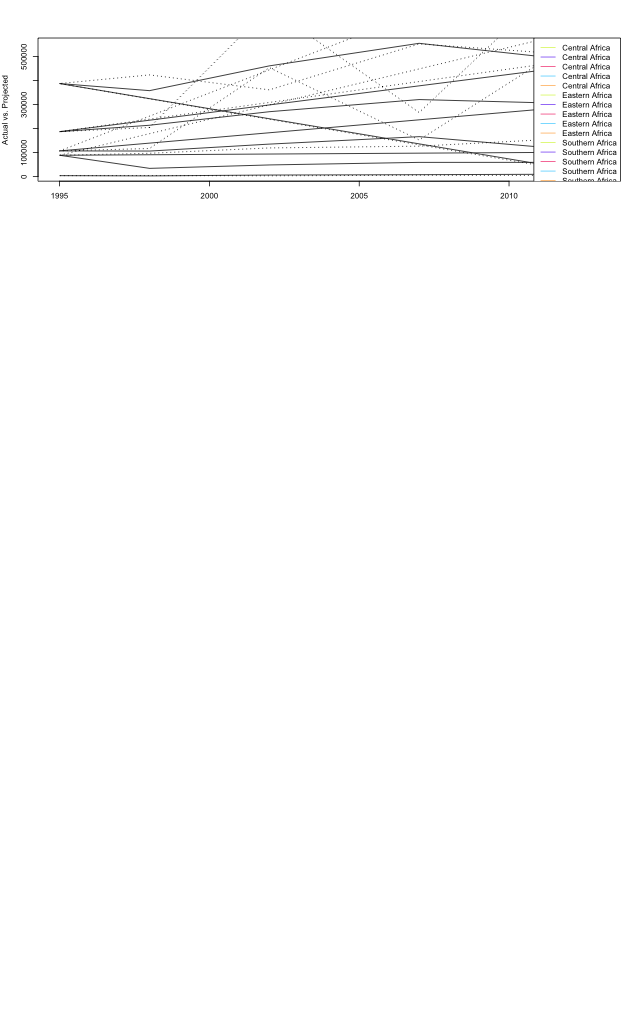

Recreate this plot in R.
library(xlsx)
library(Amelia)
library(ggplot2)
library(ggthemes)
library(grDevices)
library(colorRamps)
library(dplyr)
library(maptools)
library(RColorBrewer)
library(sp)
library(leaflet)
library(magrittr)
library(raster)
library(splancs)
library(maps)
library(lattice)
library(latticeExtra)
library(colorspace)
library(taRifx.geo)
library(rgeos)
library(classInt)
library(tidyr)
library(lubridate)
library(sparkline)
library(htmlwidgets)
library(MCMCpack)
library(bayesm)
library(RSGHB)
library(rjags)
library(runjags)
library(psych)
library(blme)


require(devtools)
install_url("https://cran.r-project.org/src/contrib/Archive/taRifx.geo/taRifx.geo_1.0.6.tar.gz")

### READ IN THE DATA FILES
elephantDataAllYrs <- read.xlsx("Elephant database all years.xlsx", header = TRUE, 
                                sheetName = "Sheet2", rowIndex = 1:26)
names(elephantDataAllYrs)
tail(elephantDataAllYrs)
mikeCarcasses <- read.xlsx("Carcasses reported to MIKE by site and year.xlsx", header = TRUE,
                           sheetName = "Reported")
names(mikeCarcasses)
citesTradeData <- read.csv("CITES-Trade data.csv", header = TRUE)

mikeSiteBoundaries <- read.csv("MIKE site boundaries.csv", header = TRUE)

nonStateConflict <- read.xlsx("Data/ucdp-non-state-conflict-Africa-2015.xlsx", sheetName = "Africa")
names(nonStateConflict)
nonStateConflictByCountry <- nonStateConflict %>%
  dplyr::select(SideA, SideB, Year, BestFatalityEstimate, Location) %>%
  dplyr::group_by(Location, Year) %>%
  dplyr::summarise(BestFatalityEstimate = sum(BestFatalityEstimate))
nonStateConflictByCountry <- data.frame(nonStateConflictByCountry)
write.csv(nonStateConflictByCountry, "Data/nonStateByCountry.csv")

### EXPLORE THE DATA
## Explore the elephant data
library(dplyr)
elephantDataSubset <- elephantDataAllYrs[, c(2:4,12:15)] %>%
  names(elephantDataSubset)
write.csv(elephantDataSubset, "elephDataSub.csv")
elephantDataSubset <-  group_by(elephantDataSubset, Region)
names(elephantDataSubset)
tail(elephantDataSubset)
elephantDataSubset$RegionID <- as.factor(elephantDataSubset$RegionID)
str(elephantDataSubset)
levels(elephantDataSubset$Region)

fill1 <- rgb(209/255, 242/255, 45/255, alpha = 0.8)
fill2 <- rgb(94/255, 41/255, 242/255, alpha = 0.8)
fill3 <- rgb(242/255, 39/255, 99/255, alpha = 0.8)
fill4 <- rgb(26/255, 202/255, 255/255, alpha = 0.8)
fill5 <- rgb(255/255, 165/255, 47/255, alpha = 0.8)
cols <- c(fill1, fill2, fill3, fill4, fill5)
fill4 <- c(fill1, fill2, fill3, fill4)

# Example
## ggplot(mydata, aes(Var1, Var2)) + geom_point() + facet_grid(~ Variety)
elephantDataSubset$Year <- paste(elephantDataSubset$Year, "01", "01", sep = "-")
elephantDataSubset$Year <- ymd(elephantDataSubset$Year)
g <- ggplot(data = elephantDataSubset, mapping = aes(x=Year, y=Definite.Probable,
                                                     group = Region, color=as.factor(Region))) +
  geom_line() 
g <- g +  geom_point(data = elephantDataSubset, aes(x=Year, y=Projected.growth_Definite.Probable, 
                group = Region, color=as.factor(Region))) 
g <- g + scale_color_manual(values = fill) 
g <- g + facet_grid(facets = Region ~ .)
g <- g + theme_bw()
g <- g + theme()
g

g1 <- ggplot(data = mikeCarcasses, aes(x=year, y=totcarc, colour=as.factor(region))) +
  geom_point()
g1 <- g1 + geom_point(data = mikeCarcasses, aes(x=year, y=illegal, colour=as.factor(region))) +
  stat_smooth(method = lm)
g1 <- g1 + scale_colour_manual(values = fill4)
g1 <- g1 + theme_bw()
g1


g6 <- ggplot(elephantDataSubset, aes(factor(Year), Definite.Probable, group = 1, fill = Region, size=Definite.Probable))
g6 <- g6 + geom_point()
g6 <- g6 + geom_point(data=elephantDataSubset, aes(factor(Year), Projected.growth...Definite.Probable, 
                                                   group=1, fill=Region, size=Projected.growth...Definite.Probable))
g6 <- g6 + scale_fill_manual(values = c("#D1F22DCC", "#5E29F2CC", "#F22763CC", "#1ACAFFCC", "#FFA52FCC"), name = "Region", 
                              labels = c("Central Africa", "Eastern Africa", "Southern Africa", "Totals", "West Africa")) +
  xlab("Year") + ylab("Actual vs. Projected") + ggtitle("Actual counts vs. Projected counts") 
g6
## Try ggplot with ggfortify
elephantTimeSeries <- as.matrix(elephantDataSubset[, c(5,2,8,7)])
autoplot(elephantTimeSeries)
library(plotly)
p <- plot_ly(elephantDataSubset, x = Year, y = Definite.Probable, color = Region,
             mode = "lines") %>%
  add_trace(p, y=Projected.growth...Definite.Probable, color = Region,
            mode = "lines"
            ) %>% layout(p, title="", 
                         xaxis=list(title="Year", range=c(1995:2015)),
                         yaxis=list(title="Actual vs. Projected", range=c(0,1000000)),
                         showlegend = TRUE)
p

library(WVPlots)

## Try with base R graphics
elephantDataSubsetGrouped <-  group_by(elephantDataSubset, Region)
png("elephant.png", height = 1020, width = 630)
par(mfrow=c(5, 1), mar=c(4,4,2,1), oma=c(0,0,2,0))
with(elephantDataSubsetGrouped, {
  plot(Year, Definite.Probable, xlab = "", ylab = "Actual vs. Projected", type = "l")
  with(elephantDataSubsetGrouped, lines(Year, Projected.growth...Definite.Probable, type = "l", lty=3))
  legend("topright", legend = elephantDataSubsetGrouped$Region, lty = "solid", col = c("#D1F22DCC", "#5E29F2CC", "#F22763CC", "#1ACAFFCC", "#FFA52FCC"))
})
dev.off()

library(lattice)
library(latticeExtra)
png("defproj.png", height = 640, width = 480)
def <- xyplot(Definite.Probable + Projected.growth...Definite.Probable ~ Year | RegionID,
       data = elephantDataSubset, type = "l", lty = 1, lwd = 2, 
       colors = c(rgb(209/255, 242/255, 45/255, alpha = 0.8), 
                rgb(94/255, 41/255, 242/255, alpha = 0.8)),
       auto.key = list(space = "right", cex = 0.5,), layout = c(1, 5), ylim = c(0,1000000),
       xlab = "Year", ylab = "Actual count vs. Projected growth",
       scales = list(tick.number = 5, at = c(100000, 300000, 500000, 700000,900000), 
                     cex = 0.5, rot = 45, abbreviate = FALSE))
        
def
dev.off()

png("defproj.png", height = 640, width = 480)
def <- dotplot(Definite + Projected.growth.Definite ~ Year | Region, data = elephantDataSubset, type = "count",
        auto.key = list(space = "right"), layout = c(1, 5), ylim = c(200000,1000000),
        xlab = "Year", ylab = "Definite count & Projected growth", options(scipen = 7),
        scales = list(tick.number = 5, at = c(200000, 400000, 600000, 800000, 1000000), 
                      cex = 0.5, rot = 45, abbreviate = FALSE))
def
dev.off()

## Explore the 'carcasses' dataset
library(dplyr)
names(mikeCarcasses)
totcarcByRegion <- data.frame(xtabs(totcarc ~ region, data = mikeCarcasses))
illegalByRegion <- data.frame(xtabs(illegal ~ region, data = mikeCarcasses))

totcarcByYear <- data.frame(xtabs(totcarc ~ year, data = mikeCarcasses))
illegalByYear <- data.frame(xtabs(illegal ~ year, data = mikeCarcasses))

mikeSubset <- subset(mikeCarcasses, select=c(region, region.lat, region.long,
                                             X3.digit.ccode:country.long,
                                             year:illegal))
mikeSubset <- mutate(mikeSubset, 
                        illegOfTotal = (illegal/totcarc))

mikeByReg <- mikeSubset %>% 
  dplyr::group_by(region, year) %>%
  dplyr::summarise(sumTot = sum(totcarc),
                   sumIll = sum(illegal),
                   meanIll = mean(illegal), 
                   sdIll = sd(illegal),
                   meanIllOfTot = mean(illegOfTotal),
                   sdIllOfTot = sd(illegOfTotal))
mikeByReg <- data.frame()

mikeByCountry <- mikeSubset %>% 
  dplyr::group_by(country, year) %>%
  dplyr::summarise(sumTot = sum(totcarc),
                   sumIll = sum(illegal),
                   meanIll = mean(illegal), 
                   sdIll = sd(illegal),
                   meanIllOfTot = mean(illegOfTotal),
                   sdIllOfTot = sd(illegOfTotal))


mikeByCountryYear <- mikeSubset %>% 
  dplyr::group_by(country, year) %>%
  dplyr::summarise(sumTot = sum(totcarc),
                   sumIll = sum(illegal))

mikeByCountryYear <- data.frame(mikeByCountryYear)
write.csv(mikeByCountryYear, "mikeCountryYear.csv")

#######################################
### SLOPE CHART
#######################################

slopeVals <- read.xlsx("Elephant database for slope.xlsx", sheetName = "Sheet2")
slope <- ggplot(slopeVals, aes(x=Year, y=Definite.Probable, colour=as.factor(Region), group=1)) +
  geom_line(colour=cols) + geom_point()
slope <- slope + geom_line(aes(x=Year, y=Projected.growth_Definite.Probable, colour=as.factor(Region), group=1),
                           linetype="dashed", colour=cols) + geom_point()
slope



